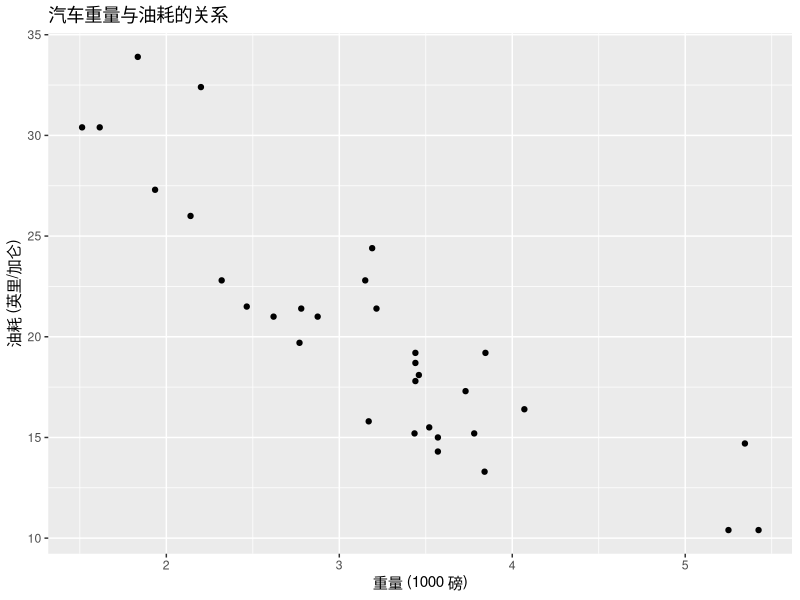
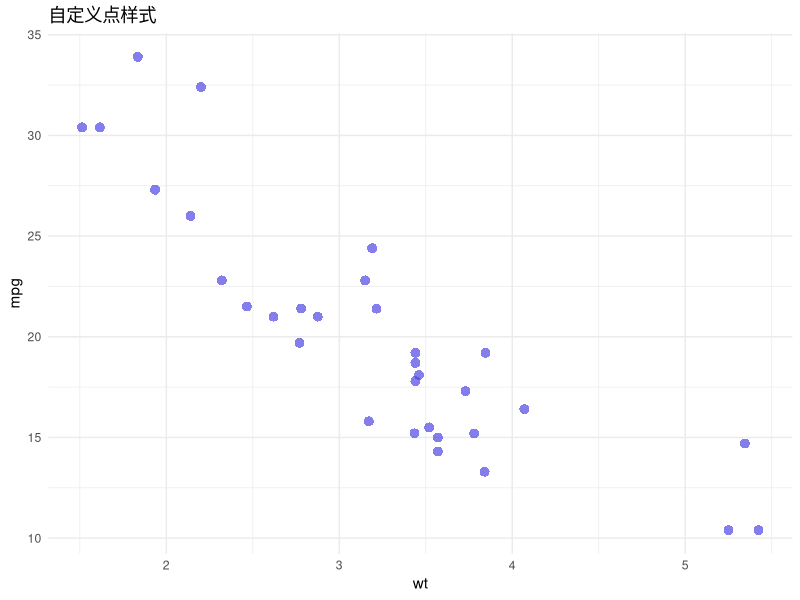
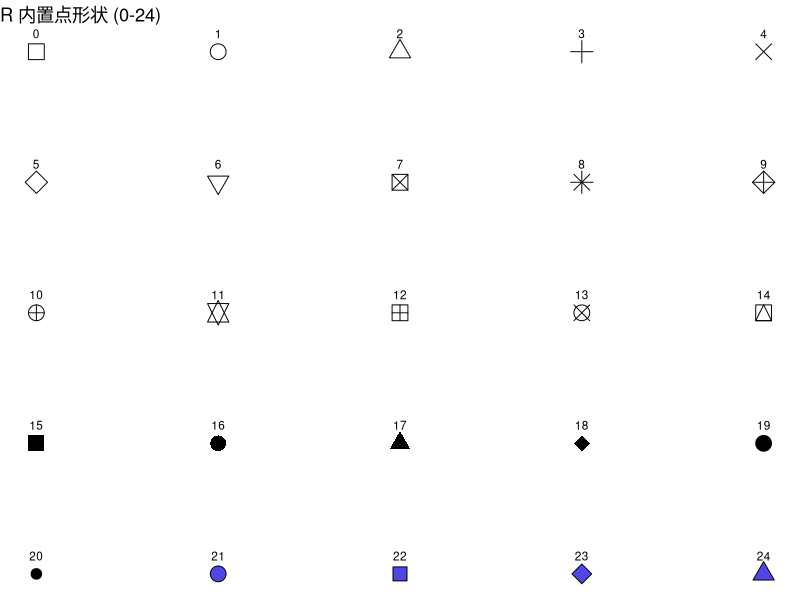
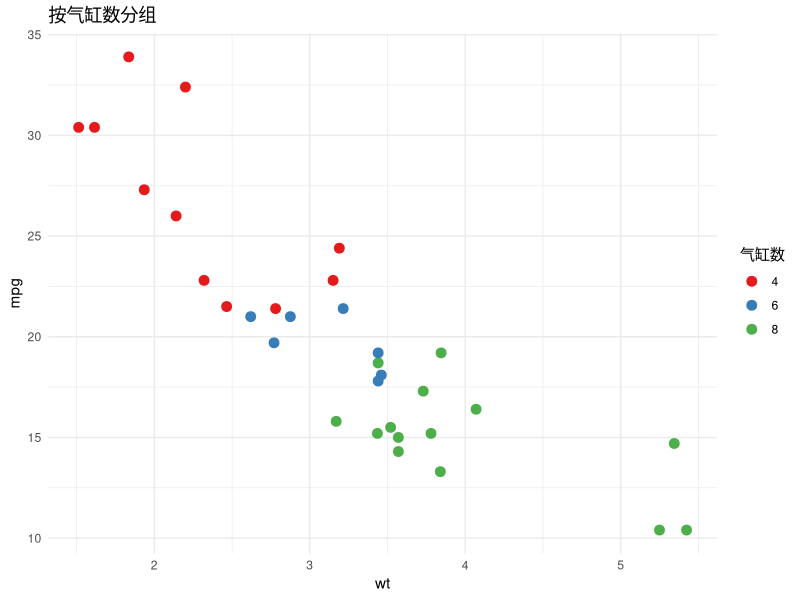
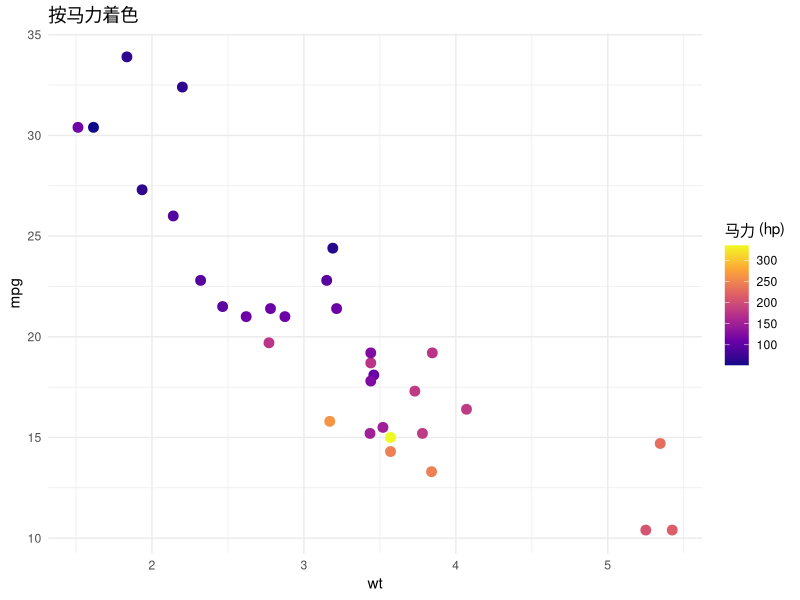
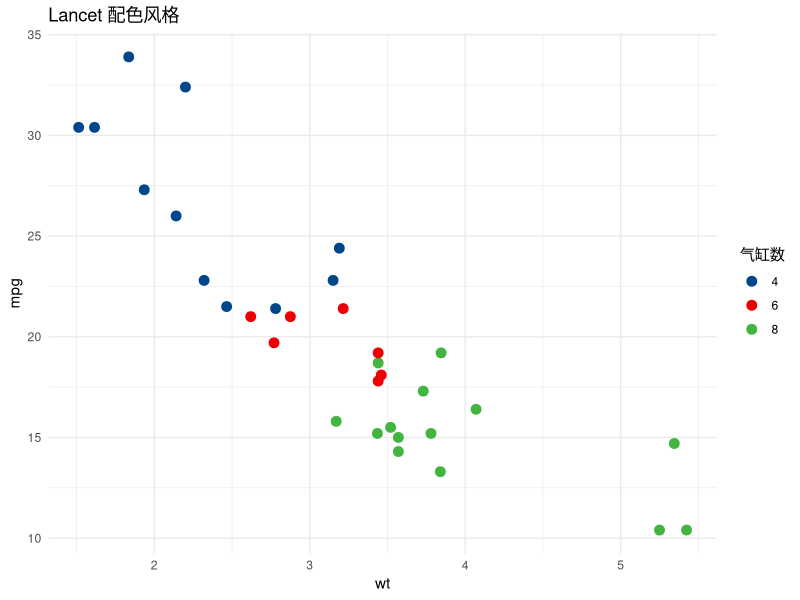
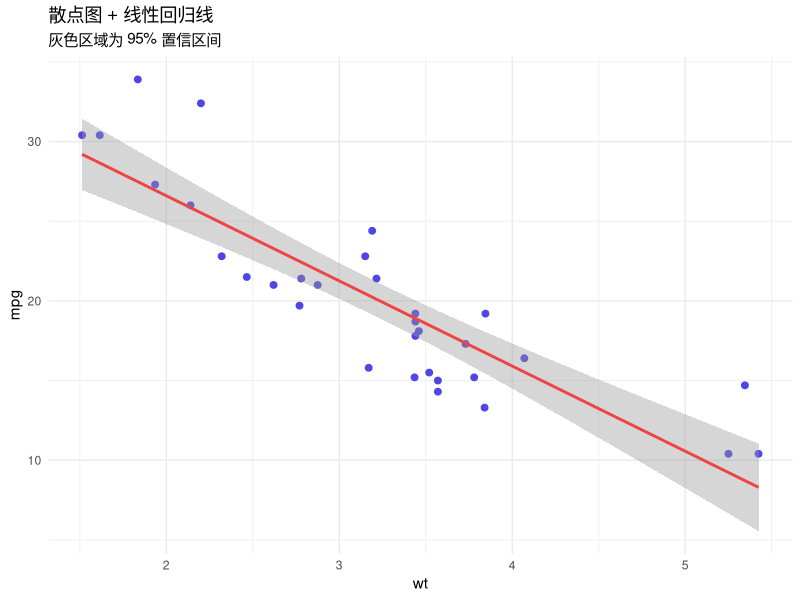
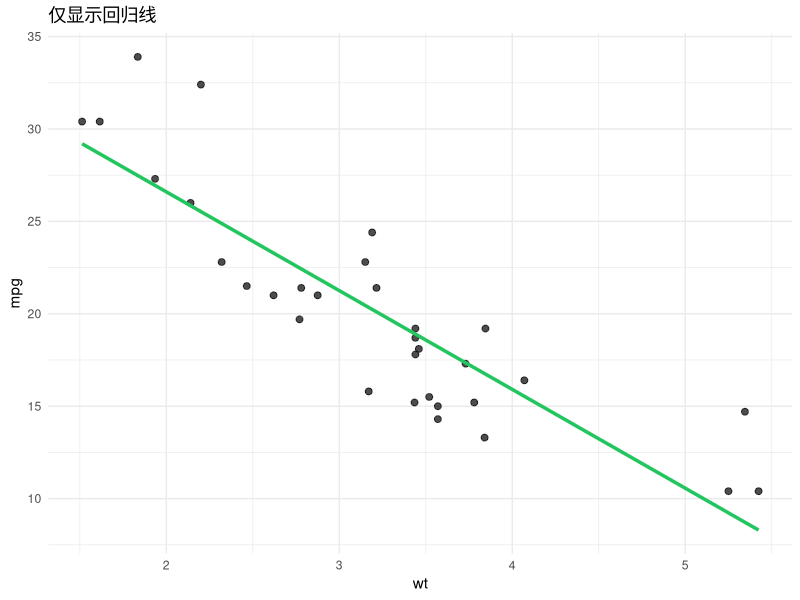

The R script that drew these images, in order:
## ---- chunk 1
knitr::opts_chunk$set(
    echo = TRUE,
    warning = FALSE,
    message = FALSE,
    fig.width = 8,
    fig.height = 6,
    dpi = 150
)
## ---- chunk 2
library(ggplot2)
library(dplyr)
library(ggsci)

# 使用 mtcars 数据集
data(mtcars)
head(mtcars)
## ---- chunk 3
ggplot(mtcars, aes(x = wt, y = mpg)) +
    geom_point() +
    labs(
        title = "汽车重量与油耗的关系",
        x = "重量 (1000 磅)",
        y = "油耗 (英里/加仑)"
    )
## ---- chunk 4
ggplot(mtcars, aes(x = wt, y = mpg)) +
    geom_point(
        color = "#4f46e5", # 颜色
        size = 3, # 大小
        alpha = 0.7, # 透明度
        shape = 16 # 形状（实心圆）
    ) +
    labs(title = "自定义点样式") +
    theme_minimal()
## ---- chunk 5
# R 内置的 25 种点形状
shapes_df <- data.frame(
    x = rep(1:5, 5),
    y = rep(5:1, each = 5),
    shape = 0:24
)

ggplot(shapes_df, aes(x, y)) +
    geom_point(aes(shape = factor(shape)), size = 5, fill = "#4f46e5") +
    geom_text(aes(label = shape), vjust = -1.5, size = 3) +
    scale_shape_manual(values = 0:24) +
    labs(title = "R 内置点形状 (0-24)", shape = "Shape") +
    theme_void() +
    theme(legend.position = "none")
## ---- chunk 6
mtcars$cyl_factor <- factor(mtcars$cyl)

ggplot(mtcars, aes(x = wt, y = mpg, color = cyl_factor)) +
    geom_point(size = 3) +
    scale_color_brewer(palette = "Set1") +
    labs(
        title = "按气缸数分组",
        color = "气缸数"
    ) +
    theme_minimal()
## ---- chunk 7
ggplot(mtcars, aes(x = wt, y = mpg, color = hp)) +
    geom_point(size = 3) +
    scale_color_viridis_c(option = "plasma") + # 渐变色
    labs(
        title = "按马力着色",
        color = "马力 (hp)"
    ) +
    theme_minimal()
## ---- chunk 8
ggplot(mtcars, aes(x = wt, y = mpg, color = cyl_factor)) +
    geom_point(size = 3) +
    scale_color_lancet() +
    labs(title = "Lancet 配色风格", color = "气缸数") +
    theme_minimal()
## ---- chunk 9
ggplot(mtcars, aes(x = wt, y = mpg)) +
    geom_point(color = "#4f46e5", size = 2) +
    geom_smooth(method = "lm", se = TRUE, color = "#ef4444") +
    labs(
        title = "散点图 + 线性回归线",
        subtitle = "灰色区域为 95% 置信区间"
    ) +
    theme_minimal()
## ---- chunk 10
ggplot(mtcars, aes(x = wt, y = mpg)) +
    geom_point(size = 2, alpha = 0.7) +
    geom_smooth(method = "lm", se = FALSE, color = "#22c55e", linewidth = 1.2) +
    labs(title = "仅显示回归线") +
    theme_minimal()
## ---- chunk 11
ggplot(mtcars, aes(x = wt, y = mpg, color = cyl_factor)) +
    geom_point(size = 2) +
    geom_smooth(method = "lm", se = FALSE) +
    scale_color_brewer(palette = "Set1") +
    labs(
        title = "分组回归线",
        color = "气缸数"
    ) +
    theme_minimal()
## ---- chunk 12
ggplot(mtcars, aes(x = wt, y = mpg)) +
    geom_point(size = 2, alpha = 0.6) +
    geom_smooth(method = "loess", span = 0.75, color = "#8b5cf6") +
    labs(
        title = "LOESS 局部多项式回归",
        subtitle = "适用于非线性关系"
    ) +
    theme_minimal()
## ---- chunk 13
ggplot(mtcars, aes(x = wt, y = mpg)) +
    geom_point(size = 2, alpha = 0.6) +
    geom_smooth(
        method = "lm",
        formula = y ~ poly(x, 2), # 二次多项式
        color = "#f59e0b"
    ) +
    labs(title = "二次多项式回归") +
    theme_minimal()
## ---- chunk 14
# 使用 ggrepel 避免标签重叠
# install.packages("ggrepel")
library(ggrepel)

# 添加行名作为标签
mtcars$car_name <- rownames(mtcars)

ggplot(mtcars[1:15, ], aes(x = wt, y = mpg, label = car_name)) +
    geom_point(color = "#4f46e5", size = 2) +
    geom_text_repel(size = 3, max.overlaps = 15) +
    labs(title = "散点图 + 数据标签") +
    theme_minimal()
## ---- chunk 15
# 标注极值点
mtcars_labeled <- mtcars %>%
    mutate(
        label = ifelse(mpg == max(mpg) | mpg == min(mpg) |
            wt == max(wt) | wt == min(wt),
        car_name, ""
        )
    )

ggplot(mtcars_labeled, aes(x = wt, y = mpg)) +
    geom_point(color = "#4f46e5", size = 2) +
    geom_text_repel(
        aes(label = label),
        size = 3,
        color = "#ef4444",
        fontface = "bold"
    ) +
    labs(title = "仅标注极值点") +
    theme_minimal()
## ---- chunk 16
ggplot(mtcars, aes(x = wt, y = mpg, size = hp)) +
    geom_point(alpha = 0.6, color = "#4f46e5") +
    scale_size_continuous(range = c(2, 12)) + # 控制大小范围
    labs(
        title = "气泡图：马力作为气泡大小",
        size = "马力"
    ) +
    theme_minimal()
## ---- chunk 17
ggplot(mtcars, aes(x = wt, y = mpg, size = hp, color = cyl_factor)) +
    geom_point(alpha = 0.7) +
    scale_size_continuous(range = c(2, 10)) +
    scale_color_brewer(palette = "Set2") +
    labs(
        title = "双编码气泡图",
        subtitle = "颜色表示气缸数，大小表示马力",
        size = "马力",
        color = "气缸数"
    ) +
    theme_minimal()
## ---- chunk 18
# 模拟大数据
set.seed(42)
big_data <- data.frame(
    x = rnorm(5000),
    y = rnorm(5000)
)

ggplot(big_data, aes(x, y)) +
    geom_point(alpha = 0.1) + # 低透明度
    labs(title = "使用透明度处理重叠") +
    theme_minimal()
## ---- chunk 19
ggplot(big_data, aes(x, y)) +
    geom_point(alpha = 0.05) +
    geom_density_2d(color = "#ef4444") +
    labs(title = "2D 密度等高线") +
    theme_minimal()
## ---- chunk 20
ggplot(big_data, aes(x, y)) +
    stat_density_2d(
        aes(fill = after_stat(level)),
        geom = "polygon"
    ) +
    scale_fill_viridis_c() +
    labs(title = "2D 密度填充图") +
    theme_minimal()
## ---- chunk 21
ggplot(big_data, aes(x, y)) +
    geom_hex(bins = 30) +
    scale_fill_viridis_c() +
    labs(title = "六边形分箱图") +
    theme_minimal()
## ---- chunk 22
ggplot(mtcars, aes(x = wt, y = mpg)) +
    geom_point(color = "#4f46e5", size = 2) +
    geom_smooth(method = "lm", se = FALSE, color = "#ef4444") +
    facet_wrap(~cyl, labeller = labeller(cyl = c(
        "4" = "4缸", "6" = "6缸", "8" = "8缸"
    ))) +
    labs(title = "按气缸数分面") +
    theme_minimal()
## ---- chunk 23
mtcars$am_label <- ifelse(mtcars$am == 0, "自动挡", "手动挡")

ggplot(mtcars, aes(x = wt, y = mpg)) +
    geom_point(size = 2) +
    facet_grid(am_label ~ cyl, labeller = labeller(cyl = c(
        "4" = "4缸", "6" = "6缸", "8" = "8缸"
    ))) +
    labs(title = "双变量分面网格") +
    theme_minimal()
## ---- chunk 24
# 使用 ggpubr
library(ggpubr)

ggscatter(mtcars,
    x = "wt", y = "mpg",
    add = "reg.line",
    conf.int = TRUE,
    color = "#4f46e5",
    add.params = list(color = "#ef4444")
) +
    stat_cor(method = "pearson", label.x = 4, label.y = 33) +
    labs(
        title = "散点图 + 相关系数",
        x = "重量",
        y = "油耗"
    )
## ---- chunk 25
ggscatter(mtcars,
    x = "wt", y = "mpg",
    color = "cyl_factor",
    palette = "Set1",
    add = "reg.line",
    conf.int = TRUE
) +
    stat_cor(aes(color = cyl_factor), label.y = c(32, 30, 28)) +
    labs(title = "分组相关系数", color = "气缸数")
## ---- chunk 26
# 计算均值
mean_wt <- mean(mtcars$wt)
mean_mpg <- mean(mtcars$mpg)

ggplot(mtcars, aes(x = wt, y = mpg)) +
    geom_point(size = 2, color = "#4f46e5") +
    geom_hline(yintercept = mean_mpg, linetype = "dashed", color = "#ef4444") +
    geom_vline(xintercept = mean_wt, linetype = "dashed", color = "#22c55e") +
    annotate("text", x = 5, y = mean_mpg + 1, label = "平均油耗", color = "#ef4444") +
    annotate("text", x = mean_wt + 0.2, y = 35, label = "平均重量", color = "#22c55e", angle = 90) +
    labs(title = "添加均值参考线") +
    theme_minimal()
## ---- chunk 27
ggplot(mtcars, aes(x = wt, y = mpg)) +
    geom_point(
        aes(color = cyl_factor, size = hp),
        alpha = 0.7
    ) +
    geom_smooth(
        method = "lm",
        color = "#1e293b",
        fill = "#e2e8f0",
        linewidth = 1
    ) +
    scale_color_manual(
        values = c("#3b82f6", "#22c55e", "#ef4444"),
        labels = c("4缸", "6缸", "8缸")
    ) +
    scale_size_continuous(range = c(2, 8)) +
    labs(
        title = "汽车重量与油耗关系分析",
        subtitle = "点大小表示马力，颜色表示气缸数",
        x = "重量 (×1000 磅)",
        y = "油耗 (英里/加仑)",
        color = "气缸数",
        size = "马力",
        caption = "数据来源：1974 Motor Trend US magazine"
    ) +
    theme_minimal(base_size = 12) +
    theme(
        plot.title = element_text(face = "bold", size = 14),
        plot.subtitle = element_text(color = "gray50"),
        legend.position = "right"
    )
